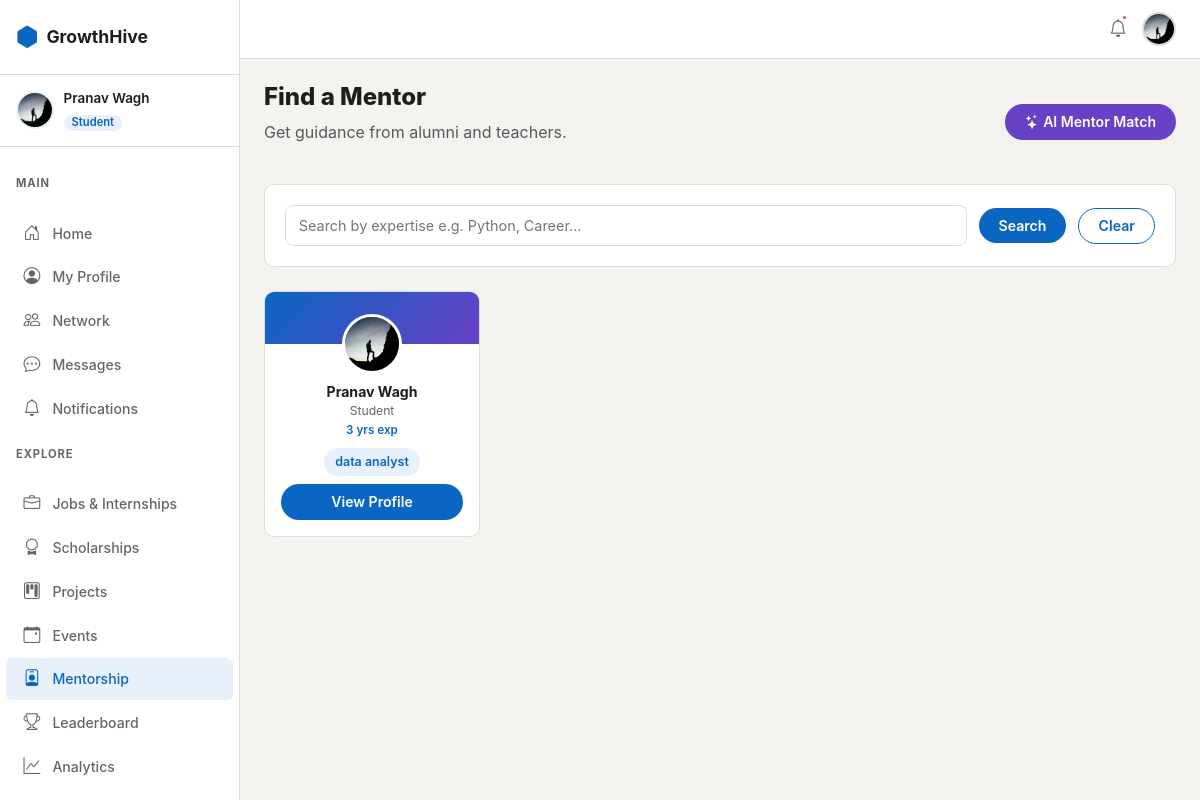
The page /mentorship/ (signed in) on the database as committed earlier.
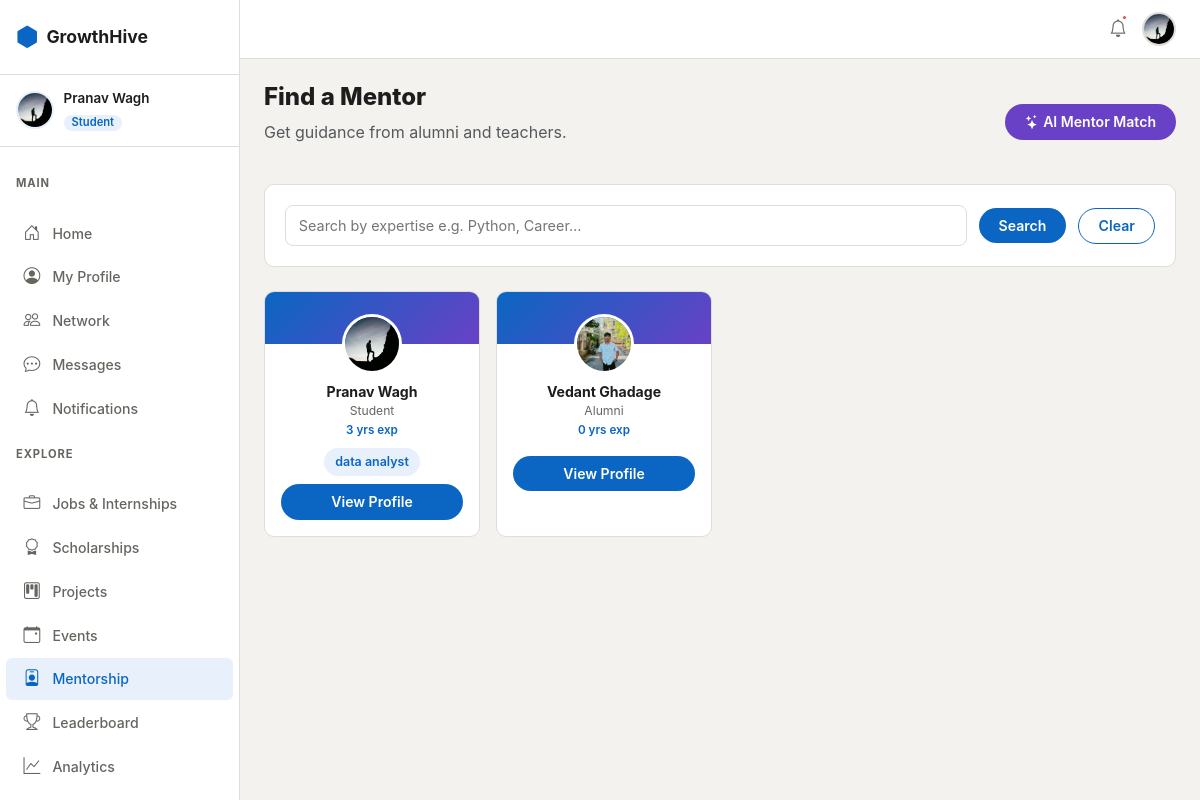
The same page on the database as committed later.
### apps/mentorship/models.py (models this page shows, shortened)
class MentorProfile(models.Model):
    user       = models.OneToOneField(
        settings.AUTH_USER_MODEL, on_delete=models.CASCADE, related_name='mentor_profile'
    )
    expertise  = models.TextField(help_text='Comma-separated topics, e.g. Machine Learning, Career, DSA')
    experience = models.PositiveIntegerField(default=0, help_text='Years of experience')
    bio        = models.TextField(blank=True)
    is_active  = models.BooleanField(default=True)
    created_at = models.DateTimeField(auto_now_add=True)
    def expertise_list(self):
        return [e.strip() for e in self.expertise.split(',') if e.strip()]

### apps/accounts/models.py (models this page shows, shortened)
class Profile(models.Model):
    user = models.OneToOneField(User, on_delete=models.CASCADE, related_name='profile')
    bio    = models.TextField(max_length=500, blank=True)
    avatar = models.ImageField(upload_to='avatars/', blank=True, null=True)
    banner = models.ImageField(upload_to='banners/', blank=True, null=True)
    graduation_year = models.PositiveIntegerField(null=True, blank=True)
    current_year    = models.PositiveSmallIntegerField(null=True, blank=True)
    current_working_company = models.CharField(max_length=200, blank=True)
    working_domain          = models.CharField(max_length=200, blank=True)
    github_url   = models.URLField(blank=True)
    linkedin_url = models.URLField(blank=True)
    website      = models.URLField(blank=True)
    location     = models.CharField(max_length=100, blank=True)
    skills = models.ManyToManyField('Skill', through='UserSkill', blank=True)
    resume = models.FileField(upload_to='resumes/', blank=True, null=True)
    points      = models.PositiveIntegerField(default=0)
    streak_days = models.PositiveIntegerField(default=0)
    last_active = models.DateField(null=True, blank=True)
    is_open_to_work   = models.BooleanField(default=False)
    is_open_to_mentor = models.BooleanField(default=False)
    skill_embedding     = models.JSONField(null=True, blank=True)
    embedding_updated_at = models.DateTimeField(null=True, blank=True)
    created_at = models.DateTimeField(auto_now_add=True)
    updated_at = models.DateTimeField(auto_now=True)
    def get_avatar_url(self):
        if self.avatar:
            return self.avatar.url
        return '/static/images/default-avatar.png'

class User(AbstractUser):
    class Role(models.TextChoices):
        STUDENT = 'student', 'Student'
        ALUMNI  = 'alumni',  'Alumni'
        TEACHER = 'teacher', 'Teacher'
    username   = None
    email      = models.EmailField(unique=True)
    first_name = models.CharField(max_length=50)
    last_name  = models.CharField(max_length=50)
    role = models.CharField(max_length=20, choices=Role.choices, default=Role.STUDENT)
    department = models.CharField(
        max_length=20,
        choices=DEPARTMENT_CHOICES,
        blank=True,
        default='',
    )
    is_email_verified = models.BooleanField(default=False)
    created_at = models.DateTimeField(auto_now_add=True)
    updated_at = models.DateTimeField(auto_now=True)
    USERNAME_FIELD  = 'email'
    REQUIRED_FIELDS = ['first_name', 'last_name']
    objects = UserManager()
    def get_full_name(self):
        return f'{self.first_name} {self.last_name}'.strip()
    @property
    def is_student(self):
        return self.role == self.Role.STUDENT

### apps/mentorship/views.py (the view)
# urls.py: path('',                                   views.mentor_list_view,    name='list'),
@login_required
@verified_required
def mentor_list_view(request):
    mentors = MentorProfile.objects.filter(is_active=True).select_related('user', 'user__profile')
    q = request.GET.get('q', '')
    if q:
        mentors = mentors.filter(expertise__icontains=q)
    return render(request, 'mentorship/mentor_list.html', {'mentors': mentors, 'q': q})

### templates/mentorship/mentor_list.html (shortened to what this page needs)
{% extends 'base.html' %}
{% block content %}
<div class="gh-page-header d-flex align-items-center justify-content-between">
  <div><h1>Find a Mentor</h1><p class="text-muted">Get guidance from alumni and teachers.</p></div>
  {% if request.user.is_student %}
  <a href="{% url 'mentorship:ai_matches' %}" class="btn gh-btn-primary" style="background:var(--gh-purple);border-color:var(--gh-purple);"><i class="bi bi-stars me-1"></i>AI Mentor Match</a>
  {% endif %}
</div>
<div class="gh-card mb-4">
  <form method="get" class="gh-filter-form">
    <input type="text" name="q" value="{{ q }}" placeholder="Search by expertise e.g. Python, Career…" class="gh-input gh-filter-search"/>
    <button type="submit" class="btn gh-btn-primary">Search</button>
    <a href="{% url 'mentorship:list' %}" class="btn gh-btn-outline">Clear</a>
  </form>
</div>
<div class="gh-people-grid">
  {% for mp in mentors %}
  <div class="gh-people-card">
    <div class="gh-people-card-body">
      <a href="{% url 'mentorship:detail' mp.user.pk %}">
        <img src="{{ mp.user.profile.get_avatar_url }}" class="gh-people-avatar" alt=""/>
      </a>
      <a href="{% url 'mentorship:detail' mp.user.pk %}" class="gh-people-name">{{ mp.user.get_full_name }}</a>
      <span class="gh-people-role">{{ mp.user.get_role_display }}</span>
      <span class="gh-people-dept">{{ mp.experience }} yrs exp</span>
      <div class="gh-skills-wrap justify-content-center mt-2">
        {% for exp in mp.expertise_list|slice:":3" %}
        <span class="gh-skill-badge gh-skill-intermediate">{{ exp }}</span>
        {% endfor %}
      </div>
      <a href="{% url 'mentorship:detail' mp.user.pk %}" class="btn gh-btn-primary w-100 mt-2 btn-sm">View Profile</a>
    </div>
  </div>
  {% empty %}
  <div class="gh-empty-state"><i class="bi bi-person-badge"></i><h5>No mentors yet</h5></div>
  {% endfor %}
</div>
{% endblock %}

Rows that differ between the two databases and show on the page:
added MentorProfile: user.profile.get_avatar_url (picture), user.get_full_name "Vedant Ghadage", user.role "Alumni", experience "0"
